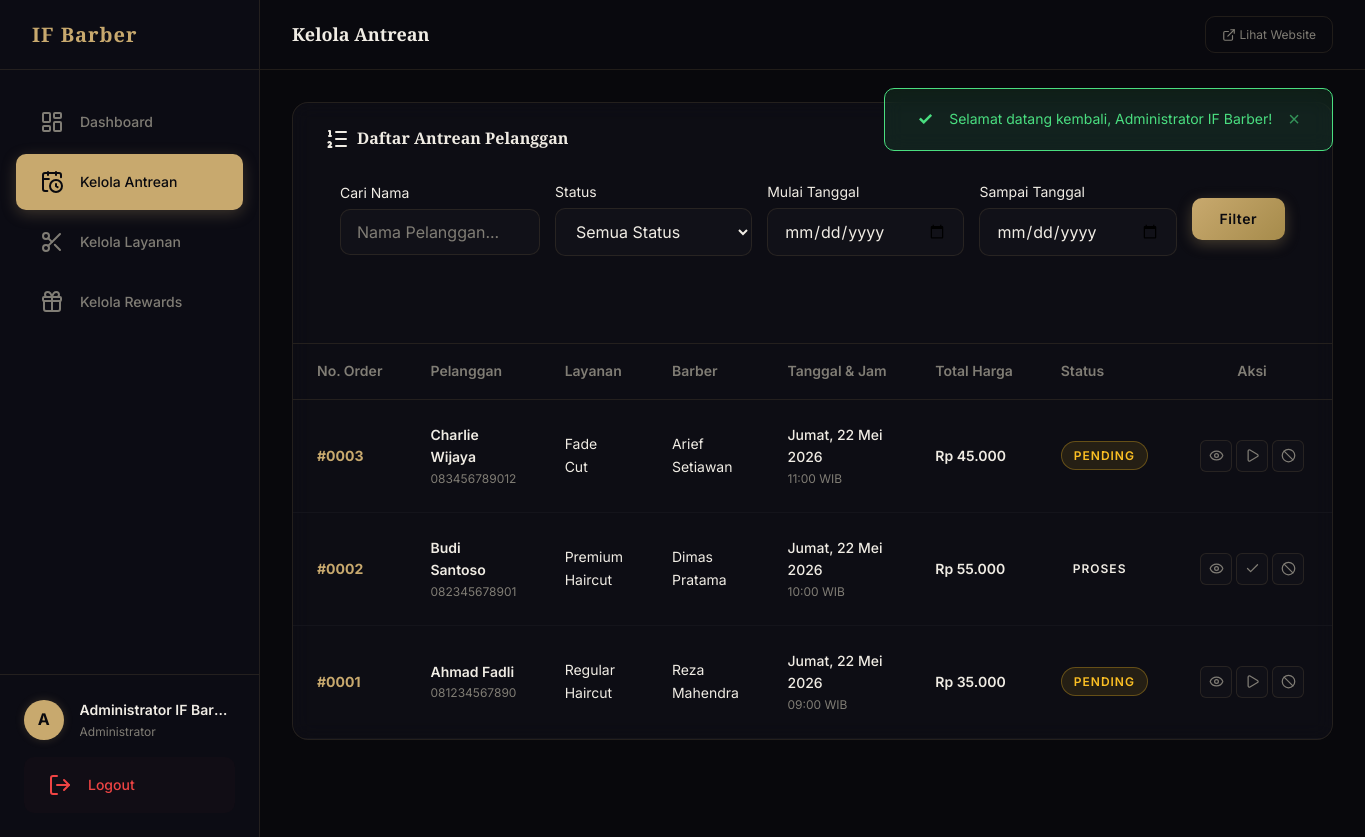
/admin/antrian.php (signed in), run on the app's committed database.
### tables this page shows
CREATE TABLE IF NOT EXISTS booking (
    id INT AUTO_INCREMENT PRIMARY KEY,
    nama_pelanggan VARCHAR(100) NOT NULL,
    no_hp VARCHAR(20) NOT NULL,
    layanan_id INT NOT NULL,
    barber_id INT NOT NULL,
    tanggal DATE NOT NULL,
    jam TIME NOT NULL,
    status ENUM('Pending','Proses','Selesai','Batal') DEFAULT 'Pending',
    member_id INT DEFAULT NULL,
    total_harga DECIMAL(10,2),
    catatan TEXT DEFAULT NULL,
    created_at TIMESTAMP DEFAULT CURRENT_TIMESTAMP,
    updated_at TIMESTAMP DEFAULT CURRENT_TIMESTAMP ON UPDATE CURRENT_TIMESTAMP,
    FOREIGN KEY (layanan_id) REFERENCES layanan(id) ON DELETE RESTRICT,
    FOREIGN KEY (barber_id) REFERENCES barber(id) ON DELETE RESTRICT,
    FOREIGN KEY (member_id) REFERENCES member(id) ON DELETE SET NULL,
    INDEX idx_tanggal (tanggal),
    INDEX idx_status (status),
    INDEX idx_barber_tanggal (barber_id, tanggal)
);

CREATE TABLE IF NOT EXISTS layanan (
    id INT AUTO_INCREMENT PRIMARY KEY,
    nama VARCHAR(100) NOT NULL,
    deskripsi TEXT,
    harga DECIMAL(10,2) NOT NULL,
    durasi_menit INT DEFAULT 30,
    gambar VARCHAR(255) DEFAULT NULL,
    is_active TINYINT(1) DEFAULT 1,
    created_at TIMESTAMP DEFAULT CURRENT_TIMESTAMP,
    updated_at TIMESTAMP DEFAULT CURRENT_TIMESTAMP ON UPDATE CURRENT_TIMESTAMP
);

CREATE TABLE IF NOT EXISTS barber (
    id INT AUTO_INCREMENT PRIMARY KEY,
    nama VARCHAR(100) NOT NULL,
    bio TEXT,
    spesialisasi VARCHAR(255),
    foto VARCHAR(255) DEFAULT NULL,
    is_active TINYINT(1) DEFAULT 1,
    created_at TIMESTAMP DEFAULT CURRENT_TIMESTAMP
);

### admin/antrian.php (the view, shortened to what this page needs)
<?php
include __DIR__ . '/header.php';
$search = isset($_GET['search']) ? trim($_GET['search']) : '';
$startDate = isset($_GET['start_date']) ? $_GET['start_date'] : '';
$endDate = isset($_GET['end_date']) ? $_GET['end_date'] : '';
$whereConditions = [];
$params = [];
$types = '';
$whereClause = !empty($whereConditions) ? " WHERE " . implode(" AND ", $whereConditions) : "";
$limit = 10;
$page = isset($_GET['page']) ? (int)$_GET['page'] : 1;
$offset = ($page - 1) * $limit;
$bookingQuery = "SELECT b.*, l.nama as nama_layanan, l.harga as harga_layanan, bar.nama as nama_barber
                 FROM booking b
                 JOIN layanan l ON b.layanan_id = l.id
                 JOIN barber bar ON b.barber_id = bar.id
                 $whereClause
                 ORDER BY b.tanggal DESC, b.jam DESC
                 LIMIT ? OFFSET ?";
$stmt = $conn->prepare($bookingQuery);
$typesWithLimit = $types . 'ii';
$paramsWithLimit = array_merge($params, [$limit, $offset]);
$bindParams = [];
$bindParams[] = &$typesWithLimit;
for ($i = 0; $i < count($paramsWithLimit); $i++) {
    $bindParams[] = &$paramsWithLimit[$i];
}
call_user_func_array([$stmt, 'bind_param'], $bindParams);
$stmt->execute();
$bookings = $stmt->get_result()->fetch_all(MYSQLI_ASSOC);
$queryParams = $_GET;
unset($queryParams['page']);
$queryString = !empty($queryParams) ? '&' . http_build_query($queryParams) : '';
?>
<div class="admin-card">
    <div class="admin-card__header" style="flex-direction: column; align-items: stretch; gap: 15px;">
        <div style="display: flex; justify-content: space-between; align-items: center;">
            <h3 class="admin-card__title">
                <i data-lucide="list-ordered"></i>
                Daftar Antrean Pelanggan
            </h3>
        </div>
        <form method="GET" action="" class="filter-bar" style="display: flex; flex-wrap: wrap; gap: 15px; background: var(--bg-card-alt); padding: 15px; border-radius: var(--radius-md); border: 1px solid var(--border-color);">
            <div class="form-group" style="flex: 1; min-width: 200px;">
                <label style="font-size: var(--text-sm); margin-bottom: 5px; display: block;">Cari Nama</label>
                <input type="text" name="search" class="form-input" placeholder="Nama Pelanggan..." value="<?= htmlspecialchars($search) ?>" style="width: 100%;">
            </div>
            <div class="form-group" style="flex: 1; min-width: 150px;">
                <label style="font-size: var(--text-sm); margin-bottom: 5px; display: block;">Status</label>
                <select name="status" class="form-input" style="width: 100%;">
                    <option value="">Semua Status</option>
                </select>
            </div>
            <div class="form-group" style="flex: 1; min-width: 130px;">
                <label style="font-size: var(--text-sm); margin-bottom: 5px; display: block;">Mulai Tanggal</label>
                <input type="date" name="start_date" class="form-input" value="<?= htmlspecialchars($startDate) ?>" style="width: 100%;">
            </div>
            <div class="form-group" style="flex: 1; min-width: 130px;">
                <label style="font-size: var(--text-sm); margin-bottom: 5px; display: block;">Sampai Tanggal</label>
                <input type="date" name="end_date" class="form-input" value="<?= htmlspecialchars($endDate) ?>" style="width: 100%;">
            </div>
            <div class="form-group" style="display: flex; align-items: flex-end;">
                <button type="submit" class="btn btn--primary" style="height: 42px;">Filter</button>
            </div>
        </form>
    </div>
    <div class="admin-card__body" style="padding: 0;">
        <div class="table-responsive">
            <table class="admin-table">
                <thead>
                    <tr>
                        <th style="width: 80px;">No. Order</th>
                        <th>Pelanggan</th>
                        <th>Layanan</th>
                        <th>Barber</th>
                        <th>Tanggal & Jam</th>
                        <th>Total Harga</th>
                        <th>Status</th>
                        <th style="width: 160px; text-align: center;">Aksi</th>
                    </tr>
                </thead>
                <tbody>
                    <?php if (empty($bookings)): ?>
                        <tr>
                            <td colspan="8" style="text-align: center; color: var(--color-text-muted); padding: 40px;">
                                Belum ada antrean terdaftar.
                            </td>
                        </tr>
                    <?php else: ?>
                        <?php foreach ($bookings as $b):
                            $statusClass = '';
                            if ($b['status'] === 'Pending') $statusClass = 'badge--pending';
                            elseif ($b['status'] === 'Proses') $statusClass = 'badge--process';
                            elseif ($b['status'] === 'Selesai') $statusClass = 'badge--success';
                            elseif ($b['status'] === 'Batal') $statusClass = 'badge--danger';
                            $jsonObj = [
                                'id' => str_pad($b['id'], 4, '0', STR_PAD_LEFT),
                                'nama' => $b['nama_pelanggan'],
                                'no_hp' => $b['no_hp'],
                                'layanan' => $b['nama_layanan'],
                                'barber' => $b['nama_barber'],
                                'tanggal' => formatTanggal($b['tanggal']),
                                'jam' => formatJam($b['jam']),
                                'harga' => formatRupiah($b['total_harga']),
                                'catatan' => $b['catatan'] ? $b['catatan'] : '-',
                                'status' => $b['status'],
                                'dibuat' => date('d/m/Y H:i', strtotime($b['created_at']))
                            ];
                            $jsonStr = htmlspecialchars(json_encode($jsonObj), ENT_QUOTES, 'UTF-8');
                        ?>
                            <tr>
                                <td style="font-weight: 700; color: var(--color-accent);">
                                    #<?= str_pad($b['id'], 4, '0', STR_PAD_LEFT) ?>
                                </td>
                                <td>
                                    <div style="font-weight: 600;"><?= e($b['nama_pelanggan']) ?></div>
                                    <div style="font-size: var(--text-xs); color: var(--color-text-muted);"><?= e($b['no_hp']) ?></div>
                                </td>
                                <td><?= e($b['nama_layanan']) ?></td>
                                <td><?= e($b['nama_barber']) ?></td>
                                <td>
                                    <div style="font-weight: 500;"><?= formatTanggal($b['tanggal']) ?></div>
                                    <div style="font-size: var(--text-xs); color: var(--color-text-muted);"><?= formatJam($b['jam']) ?> WIB</div>
                                </td>
                                <td style="font-weight: 600;"><?= formatRupiah($b['total_harga']) ?></td>
                                <td>
                                    <span class="card__badge <?= $statusClass ?>"><?= $b['status'] ?></span>
                                </td>
                                <td>
                                    <div class="table-actions" style="justify-content: center;">
                                        <button class="btn-action btn-action--view" onclick="viewDetail('<?= $jsonStr ?>')" title="Detail Booking">
                                            <i data-lucide="eye" style="width: 15px; height: 15px;"></i>
                                        </button>
                                        <?php if ($b['status'] === 'Pending'): ?>
                                            <a href="?action=proses&id=<?= $b['id'] ?>&page=<?= $page ?><?= $queryString ?>" class="btn-action btn-action--process" title="Mulai Proses Cukur">
                                                <i data-lucide="play" style="width: 15px; height: 15px;"></i>
                                            </a>
                                            <button class="btn-action btn-action--delete" onclick="confirmAction('Apakah Anda yakin ingin membatalkan booking #<?= str_pad($b['id'], 4, '0', STR_PAD_LEFT) ?>?', '?action=batal&id=<?= $b['id'] ?>&page=<?= $page ?><?= $queryString ?>')" title="Batalkan Booking">
                                                <i data-lucide="ban" style="width: 15px; height: 15px;"></i>
                                            </button>
                                        <?php elseif ($b['status'] === 'Proses'): ?>
                                            <a href="?action=selesai&id=<?= $b['id'] ?>&page=<?= $page ?><?= $queryString ?>" class="btn-action btn-action--success" title="Selesaikan Layanan">
                                                <i data-lucide="check" style="width: 15px; height: 15px;"></i>
                                            </a>
                                            <button class="btn-action btn-action--delete" onclick="confirmAction('Apakah Anda yakin ingin membatalkan booking #<?= str_pad($b['id'], 4, '0', STR_PAD_LEFT) ?>?', '?action=batal&id=<?= $b['id'] ?>&page=<?= $page ?><?= $queryString ?>')" title="Batalkan Booking">
                                                <i data-lucide="ban" style="width: 15px; height: 15px;"></i>
                                            </button>
                                        <?php endif; ?>
                                    </div>
                                </td>
                            </tr>
                        <?php endforeach; ?>
                    <?php endif; ?>
                </tbody>
            </table>
        </div>
    </div>
</div>
<?php include __DIR__ . '/footer.php'; ?>

### assets/css/style.css (style rules this page uses)
:root { --color-bg-primary: #0a0a0f; --color-bg-secondary: #111118; --color-bg-tertiary: #1a1a24; --color-bg-card: #15151f; --color-bg-card-hover: #1c1c28; --color-accent: #c8a96e; --color-accent-light: #dbc291; --color-accent-dark: #a68b4b; --color-accent-glow: rgba(200, 169, 110, 0.15); --color-accent-glow-strong: rgba(200, 169, 110, 0.3); --color-text-primary: #f0ece4; --color-text-secondary: #9d9a93; --color-text-muted: #807d75; --color-text-inverse: #0a0a0f; --color-success: #4ade80; --color-success-bg: rgba(74, 222, 128, 0.1); --color-error: #f87171; --color-error-bg: rgba(248, 113, 113, 0.1); --color-warning: #fbbf24; --color-warning-bg: rgba(251, 191, 36, 0.1); --color-info: #60a5fa; --color-info-bg: rgba(96, 165, 250, 0.1); --glass-bg: rgba(21, 21, 31, 0.6); --glass-bg-strong: rgba(21, 21, 31, 0.85); --glass-border: rgba(200, 169, 110, 0.12); --glass-border-hover: rgba(200, 169, 110, 0.25); --glass-blur: 20px; --font-heading: 'Playfair Display', 'Georgia', serif; --font-body: 'Inter', -apple-system, BlinkMacSystemFont, 'Segoe UI', sans-serif; --font-mono: 'JetBrains Mono', 'Fira Code', monospace; --text-xs: 0.75rem; --text-sm: 0.875rem; --text-base: 1rem; --text-lg: 1.125rem; --text-xl: 1.25rem; --text-2xl: 1.5rem; --text-3xl: 1.875rem; --text-4xl: 2.25rem; --text-5xl: 3rem; --text-6xl: 3.75rem; --text-7xl: 4.5rem; --space-xs: 0.25rem; --space-sm: 0.5rem; --space-md: 1rem; --space-lg: 1.5rem; --space-xl: 2rem; --space-2xl: 3rem; --space-3xl: 4rem; --space-4xl: 6rem; --space-5xl: 8rem; --radius-sm: 6px; --radius-md: 10px; --radius-lg: 16px; --radius-xl: 24px; --radius-full: 9999px; --shadow-sm: 0 1px 3px rgba(0, 0, 0, 0.3); --shadow-md: 0 4px 12px rgba(0, 0, 0, 0.4); --shadow-lg: 0 8px 32px rgba(0, 0, 0, 0.5); --shadow-xl: 0 16px 48px rgba(0, 0, 0, 0.6); --shadow-glow: 0 0 20px rgba(200, 169, 110, 0.15); --shadow-glow-strong: 0 0 40px rgba(200, 169, 110, 0.25); --transition-fast: 150ms ease; --transition-base: 250ms ease; --transition-slow: 400ms ease; --transition-spring: 500ms cubic-bezier(0.34, 1.56, 0.64, 1); --z-dropdown: 100; --z-sticky: 200; --z-modal-backdrop: 300; --z-modal: 400; --z-toast: 500; --z-chatbot: 600; --container-max: 1200px; --container-narrow: 800px; --navbar-height: 72px; --sidebar-width: 260px; }
*, *::before, *::after { margin: 0; padding: 0; box-sizing: border-box; }
html { scroll-behavior: smooth; scroll-padding-top: var(--navbar-height); -webkit-font-smoothing: antialiased; -moz-osx-font-smoothing: grayscale; }
body { font-family: var(--font-body); font-size: var(--text-base); line-height: 1.6; color: var(--color-text-primary); background-color: var(--color-bg-primary); overflow-x: hidden; min-height: 100vh; }
h1, h2, h3, h4, h5, h6 { font-family: var(--font-heading); font-weight: 600; line-height: 1.2; color: var(--color-text-primary); }
h3 { font-size: var(--text-3xl); }
a { color: var(--color-accent); text-decoration: none; transition: color var(--transition-fast); }

### data on the page
booking: id "0003", nama_pelanggan "Charlie Wijaya", no_hp "083456789012", layanan.nama "Fade Cut", barber.nama "Arief Setiawan", tanggal "Jumat, 22 Mei 2026", jam "11:00", total_harga "Rp 45.000", status "PENDING"
booking: id "0002", nama_pelanggan "Budi Santoso", no_hp "082345678901", layanan.nama "Premium Haircut", barber.nama "Dimas Pratama", tanggal "Jumat, 22 Mei 2026", jam "10:00", total_harga "Rp 55.000", status "PROSES"
booking: id "0001", nama_pelanggan "Ahmad Fadli", no_hp "081234567890", layanan.nama "Regular Haircut", barber.nama "Reza Mahendra", tanggal "Jumat, 22 Mei 2026", jam "09:00", total_harga "Rp 35.000", status "PENDING"

### other printed values
APP_NAME "IF Barber"
$adminInitial "A"
$adminNama "Administrator IF Bar…"
$headerTitle "Kelola Antrean"
$icon "✓"
$flash['message'] "Selamat datang kembali, Administrator IF Barber!"
